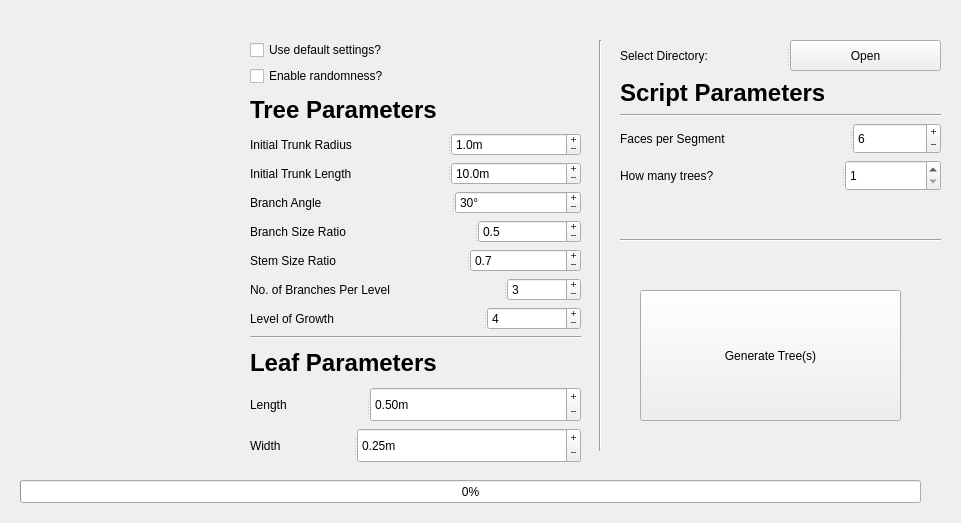
<?xml version="1.0" encoding="UTF-8"?>
<ui version="4.0">
 <class>MainWindow</class>
 <widget class="QMainWindow" name="MainWindow">
  <property name="geometry">
   <rect>
    <x>0</x>
    <y>0</y>
    <width>961</width>
    <height>523</height>
   </rect>
  </property>
  <property name="windowTitle">
   <string>Tree Builder</string>
  </property>
  <widget class="QWidget" name="centralwidget">
   <widget class="QWidget" name="layoutWidget">
    <property name="geometry">
     <rect>
      <x>250</x>
      <y>40</y>
      <width>331</width>
      <height>423</height>
     </rect>
    </property>
    <layout class="QVBoxLayout" name="verticalLayout_4">
     <item>
      <widget class="QCheckBox" name="defaultBox">
       <property name="toolTip">
        <string>&lt;html&gt;&lt;head/&gt;&lt;body&gt;&lt;p&gt;Use the default settings provided, guaranteed to produce a &amp;quot;tree-like&amp;quot; model&lt;/p&gt;&lt;/body&gt;&lt;/html&gt;</string>
       </property>
       <property name="text">
        <string>Use default settings?</string>
       </property>
      </widget>
     </item>
     <item>
      <widget class="QCheckBox" name="randomBox">
       <property name="toolTip">
        <string>&lt;html&gt;&lt;head/&gt;&lt;body&gt;&lt;p&gt;Turns on randomness for some parts of the tree generation process. This uses a normal distribution centred around the values given.&lt;/p&gt;&lt;/body&gt;&lt;/html&gt;</string>
       </property>
       <property name="text">
        <string>Enable randomness?</string>
       </property>
      </widget>
     </item>
     <item>
      <layout class="QVBoxLayout" name="verticalLayout_3">
       <item>
        <widget class="QLabel" name="treeParaLabel">
         <property name="font">
          <font>
           <pointsize>18</pointsize>
           <weight>75</weight>
           <bold>true</bold>
          </font>
         </property>
         <property name="text">
          <string>Tree Parameters</string>
         </property>
        </widget>
       </item>
       <item>
        <layout class="QVBoxLayout" name="verticalLayout">
         <item>
          <widget class="QSplitter" name="splitter">
           <property name="toolTip">
            <string>&lt;html&gt;&lt;head/&gt;&lt;body&gt;&lt;p&gt;Sets the initial width of the trunk at the base of the tree. The rate at which the width decreases is set by the stem ratio.&lt;/p&gt;&lt;/body&gt;&lt;/html&gt;</string>
           </property>
           <property name="orientation">
            <enum>Qt::Horizontal</enum>
           </property>
           <widget class="QLabel" name="radiusLabel">
            <property name="text">
             <string>Initial Trunk Radius</string>
            </property>
           </widget>
           <widget class="QDoubleSpinBox" name="radiusSpinBox">
            <property name="enabled">
             <bool>true</bool>
            </property>
            <property name="buttonSymbols">
             <enum>QAbstractSpinBox::PlusMinus</enum>
            </property>
            <property name="suffix">
             <string>m</string>
            </property>
            <property name="decimals">
             <number>1</number>
            </property>
            <property name="singleStep">
             <double>0.100000000000000</double>
            </property>
            <property name="value">
             <double>1.000000000000000</double>
            </property>
           </widget>
          </widget>
         </item>
         <item>
          <widget class="QSplitter" name="splitter_3">
           <property name="toolTip">
            <string>&lt;html&gt;&lt;head/&gt;&lt;body&gt;&lt;p&gt;Sets the length of the initial segment of trunk. If this value is increased then the tree will be taller, the amount the height of a segment of trunk decreases is set by the stem ratio.&lt;/p&gt;&lt;/body&gt;&lt;/html&gt;</string>
           </property>
           <property name="orientation">
            <enum>Qt::Horizontal</enum>
           </property>
           <widget class="QLabel" name="lengthLabel">
            <property name="text">
             <string>Initial Trunk Length</string>
            </property>
           </widget>
           <widget class="QDoubleSpinBox" name="lengthSpinBox">
            <property name="buttonSymbols">
             <enum>QAbstractSpinBox::PlusMinus</enum>
            </property>
            <property name="suffix">
             <string>m</string>
            </property>
            <property name="decimals">
             <number>1</number>
            </property>
            <property name="singleStep">
             <double>0.100000000000000</double>
            </property>
            <property name="value">
             <double>10.000000000000000</double>
            </property>
           </widget>
          </widget>
         </item>
         <item>
          <widget class="QSplitter" name="splitter_4">
           <property name="toolTip">
            <string>&lt;html&gt;&lt;head/&gt;&lt;body&gt;&lt;p&gt;Sets the angle between the trunk and a branch.&lt;/p&gt;&lt;/body&gt;&lt;/html&gt;</string>
           </property>
           <property name="orientation">
            <enum>Qt::Horizontal</enum>
           </property>
           <widget class="QLabel" name="angleLabel">
            <property name="text">
             <string>Branch Angle</string>
            </property>
           </widget>
           <widget class="QSpinBox" name="angleSpinBox">
            <property name="buttonSymbols">
             <enum>QAbstractSpinBox::PlusMinus</enum>
            </property>
            <property name="suffix">
             <string>°</string>
            </property>
            <property name="minimum">
             <number>1</number>
            </property>
            <property name="maximum">
             <number>90</number>
            </property>
            <property name="value">
             <number>30</number>
            </property>
           </widget>
          </widget>
         </item>
         <item>
          <widget class="QSplitter" name="splitter_5">
           <property name="toolTip">
            <string>&lt;html&gt;&lt;head/&gt;&lt;body&gt;&lt;p&gt;Controls the ratio between the size of the trunk and the branches going off of it. A higher ratio value will give larger branches.&lt;/p&gt;&lt;/body&gt;&lt;/html&gt;</string>
           </property>
           <property name="orientation">
            <enum>Qt::Horizontal</enum>
           </property>
           <widget class="QLabel" name="bRatioLabel">
            <property name="text">
             <string>Branch Size Ratio</string>
            </property>
           </widget>
           <widget class="QDoubleSpinBox" name="bRatioSpinBox">
            <property name="buttonSymbols">
             <enum>QAbstractSpinBox::PlusMinus</enum>
            </property>
            <property name="decimals">
             <number>1</number>
            </property>
            <property name="minimum">
             <double>0.100000000000000</double>
            </property>
            <property name="maximum">
             <double>1.000000000000000</double>
            </property>
            <property name="singleStep">
             <double>0.100000000000000</double>
            </property>
            <property name="value">
             <double>0.500000000000000</double>
            </property>
           </widget>
          </widget>
         </item>
         <item>
          <widget class="QSplitter" name="splitter_6">
           <property name="toolTip">
            <string>&lt;html&gt;&lt;head/&gt;&lt;body&gt;&lt;p&gt;Controls the ratio between segments of trunk (and branches). A lower value will mean the tree 'tapers' off more quickly.&lt;/p&gt;&lt;/body&gt;&lt;/html&gt;</string>
           </property>
           <property name="orientation">
            <enum>Qt::Horizontal</enum>
           </property>
           <widget class="QLabel" name="sRatiolabel">
            <property name="text">
             <string>Stem Size Ratio</string>
            </property>
           </widget>
           <widget class="QDoubleSpinBox" name="sRatioSpinBox">
            <property name="buttonSymbols">
             <enum>QAbstractSpinBox::PlusMinus</enum>
            </property>
            <property name="decimals">
             <number>1</number>
            </property>
            <property name="minimum">
             <double>0.100000000000000</double>
            </property>
            <property name="maximum">
             <double>1.000000000000000</double>
            </property>
            <property name="singleStep">
             <double>0.100000000000000</double>
            </property>
            <property name="value">
             <double>0.700000000000000</double>
            </property>
           </widget>
          </widget>
         </item>
         <item>
          <widget class="QSplitter" name="splitter_7">
           <property name="toolTip">
            <string>&lt;html&gt;&lt;head/&gt;&lt;body&gt;&lt;p&gt;This sets how many branches will appear at each trunk segment.&lt;/p&gt;&lt;/body&gt;&lt;/html&gt;</string>
           </property>
           <property name="orientation">
            <enum>Qt::Horizontal</enum>
           </property>
           <widget class="QLabel" name="branchesLabel">
            <property name="text">
             <string>No. of Branches Per Level</string>
            </property>
           </widget>
           <widget class="QSpinBox" name="branchesSpinBox">
            <property name="buttonSymbols">
             <enum>QAbstractSpinBox::PlusMinus</enum>
            </property>
            <property name="maximum">
             <number>10</number>
            </property>
            <property name="value">
             <number>3</number>
            </property>
           </widget>
          </widget>
         </item>
         <item>
          <widget class="QSplitter" name="splitter_8">
           <property name="toolTip">
            <string>&lt;html&gt;&lt;head/&gt;&lt;body&gt;&lt;p&gt;This value controls the maximum depth of &lt;span style=&quot; font-weight:600;&quot;&gt;recursion&lt;/span&gt; that the generator will go to. The effect of this value being increase is that the tree will appear to be more grown.&lt;/p&gt;&lt;/body&gt;&lt;/html&gt;</string>
           </property>
           <property name="orientation">
            <enum>Qt::Horizontal</enum>
           </property>
           <widget class="QLabel" name="depthLabel">
            <property name="text">
             <string>Level of Growth</string>
            </property>
           </widget>
           <widget class="QSpinBox" name="depthSpinBox">
            <property name="buttonSymbols">
             <enum>QAbstractSpinBox::PlusMinus</enum>
            </property>
            <property name="minimum">
             <number>1</number>
            </property>
            <property name="maximum">
             <number>7</number>
            </property>
            <property name="value">
             <number>4</number>
            </property>
           </widget>
          </widget>
         </item>
        </layout>
       </item>
       <item>
        <widget class="Line" name="line">
         <property name="orientation">
          <enum>Qt::Horizontal</enum>
         </property>
        </widget>
       </item>
       <item>
        <widget class="QLabel" name="leafParaLabel">
         <property name="font">
          <font>
           <pointsize>18</pointsize>
           <weight>75</weight>
           <bold>true</bold>
          </font>
         </property>
         <property name="text">
          <string>Leaf Parameters</string>
         </property>
        </widget>
       </item>
       <item>
        <widget class="QSplitter" name="splitter_9">
         <property name="toolTip">
          <string>&lt;html&gt;&lt;head/&gt;&lt;body&gt;&lt;p&gt;Sets the width of the leaves on the tree.&lt;/p&gt;&lt;/body&gt;&lt;/html&gt;</string>
         </property>
         <property name="orientation">
          <enum>Qt::Horizontal</enum>
         </property>
         <widget class="QLabel" name="lLengthLabel">
          <property name="text">
           <string>Length</string>
          </property>
         </widget>
         <widget class="QDoubleSpinBox" name="lLengthSpinBox">
          <property name="enabled">
           <bool>true</bool>
          </property>
          <property name="buttonSymbols">
           <enum>QAbstractSpinBox::PlusMinus</enum>
          </property>
          <property name="suffix">
           <string>m</string>
          </property>
          <property name="singleStep">
           <double>0.010000000000000</double>
          </property>
          <property name="value">
           <double>0.500000000000000</double>
          </property>
         </widget>
        </widget>
       </item>
       <item>
        <widget class="QSplitter" name="splitter_10">
         <property name="toolTip">
          <string>&lt;html&gt;&lt;head/&gt;&lt;body&gt;&lt;p&gt;Sets the length of the leaves on the tree.&lt;/p&gt;&lt;/body&gt;&lt;/html&gt;</string>
         </property>
         <property name="orientation">
          <enum>Qt::Horizontal</enum>
         </property>
         <widget class="QLabel" name="lWidthLabel">
          <property name="text">
           <string>Width</string>
          </property>
         </widget>
         <widget class="QDoubleSpinBox" name="lWidthSpinBox">
          <property name="enabled">
           <bool>true</bool>
          </property>
          <property name="buttonSymbols">
           <enum>QAbstractSpinBox::PlusMinus</enum>
          </property>
          <property name="suffix">
           <string>m</string>
          </property>
          <property name="singleStep">
           <double>0.010000000000000</double>
          </property>
          <property name="value">
           <double>0.250000000000000</double>
          </property>
         </widget>
        </widget>
       </item>
       <item>
        <layout class="QVBoxLayout" name="verticalLayout_2"/>
       </item>
      </layout>
     </item>
    </layout>
   </widget>
   <widget class="Line" name="line_2">
    <property name="geometry">
     <rect>
      <x>590</x>
      <y>40</y>
      <width>20</width>
      <height>411</height>
     </rect>
    </property>
    <property name="orientation">
     <enum>Qt::Vertical</enum>
    </property>
   </widget>
   <widget class="QLabel" name="logoBox">
    <property name="geometry">
     <rect>
      <x>20</x>
      <y>40</y>
      <width>218</width>
      <height>411</height>
     </rect>
    </property>
    <property name="text">
     <string/>
    </property>
   </widget>
   <widget class="QProgressBar" name="progressBar">
    <property name="geometry">
     <rect>
      <x>20</x>
      <y>480</y>
      <width>901</width>
      <height>23</height>
     </rect>
    </property>
    <property name="value">
     <number>0</number>
    </property>
   </widget>
   <widget class="QPushButton" name="generateButton">
    <property name="enabled">
     <bool>true</bool>
    </property>
    <property name="geometry">
     <rect>
      <x>640</x>
      <y>290</y>
      <width>261</width>
      <height>131</height>
     </rect>
    </property>
    <property name="text">
     <string>Generate Tree(s)</string>
    </property>
    <property name="autoDefault">
     <bool>false</bool>
    </property>
    <property name="default">
     <bool>false</bool>
    </property>
    <property name="flat">
     <bool>false</bool>
    </property>
   </widget>
   <widget class="Line" name="line_4">
    <property name="geometry">
     <rect>
      <x>620</x>
      <y>230</y>
      <width>321</width>
      <height>20</height>
     </rect>
    </property>
    <property name="orientation">
     <enum>Qt::Horizontal</enum>
    </property>
   </widget>
   <widget class="QWidget" name="">
    <property name="geometry">
     <rect>
      <x>620</x>
      <y>40</y>
      <width>321</width>
      <height>151</height>
     </rect>
    </property>
    <layout class="QVBoxLayout" name="verticalLayout_5">
     <item>
      <widget class="QSplitter" name="splitter_11">
       <property name="toolTip">
        <string>&lt;html&gt;&lt;head/&gt;&lt;body&gt;&lt;p&gt;Set the directory that the generated models will be placed in.&lt;/p&gt;&lt;/body&gt;&lt;/html&gt;</string>
       </property>
       <property name="orientation">
        <enum>Qt::Horizontal</enum>
       </property>
       <widget class="QLabel" name="directoryLabel">
        <property name="text">
         <string>Select Directory:</string>
        </property>
       </widget>
       <widget class="QPushButton" name="directoryButton">
        <property name="text">
         <string>Open</string>
        </property>
       </widget>
      </widget>
     </item>
     <item>
      <widget class="QLabel" name="sciptParaLabel">
       <property name="font">
        <font>
         <pointsize>18</pointsize>
         <weight>75</weight>
         <bold>true</bold>
        </font>
       </property>
       <property name="text">
        <string>Script Parameters</string>
       </property>
      </widget>
     </item>
     <item>
      <widget class="Line" name="line_3">
       <property name="orientation">
        <enum>Qt::Horizontal</enum>
       </property>
      </widget>
     </item>
     <item>
      <widget class="QSplitter" name="splitter_2">
       <property name="toolTip">
        <string>&lt;html&gt;&lt;head/&gt;&lt;body&gt;&lt;p&gt;Set the number of faces per segment of trunk. This makes the final file size larger but the model will appear more natural.&lt;/p&gt;&lt;/body&gt;&lt;/html&gt;</string>
       </property>
       <property name="orientation">
        <enum>Qt::Horizontal</enum>
       </property>
       <widget class="QLabel" name="facesLabel">
        <property name="text">
         <string>Faces per Segment</string>
        </property>
       </widget>
       <widget class="QSpinBox" name="facesSpinBox">
        <property name="buttonSymbols">
         <enum>QAbstractSpinBox::PlusMinus</enum>
        </property>
        <property name="minimum">
         <number>3</number>
        </property>
        <property name="maximum">
         <number>20</number>
        </property>
        <property name="value">
         <number>6</number>
        </property>
       </widget>
      </widget>
     </item>
     <item>
      <widget class="QSplitter" name="splitter_12">
       <property name="toolTip">
        <string>&lt;html&gt;&lt;head/&gt;&lt;body&gt;&lt;p&gt;Set the number of trees to make when the &amp;quot;Generate Tree(s)!&amp;quot; button is pressed.&lt;/p&gt;&lt;/body&gt;&lt;/html&gt;</string>
       </property>
       <property name="orientation">
        <enum>Qt::Horizontal</enum>
       </property>
       <widget class="QLabel" name="treesLabel">
        <property name="text">
         <string>How many trees?</string>
        </property>
       </widget>
       <widget class="QSpinBox" name="treesSpinBox">
        <property name="minimum">
         <number>1</number>
        </property>
       </widget>
      </widget>
     </item>
    </layout>
   </widget>
  </widget>
  <widget class="QStatusBar" name="statusbar">
   <property name="sizeGripEnabled">
    <bool>false</bool>
   </property>
  </widget>
 </widget>
 <resources/>
 <connections/>
</ui>
